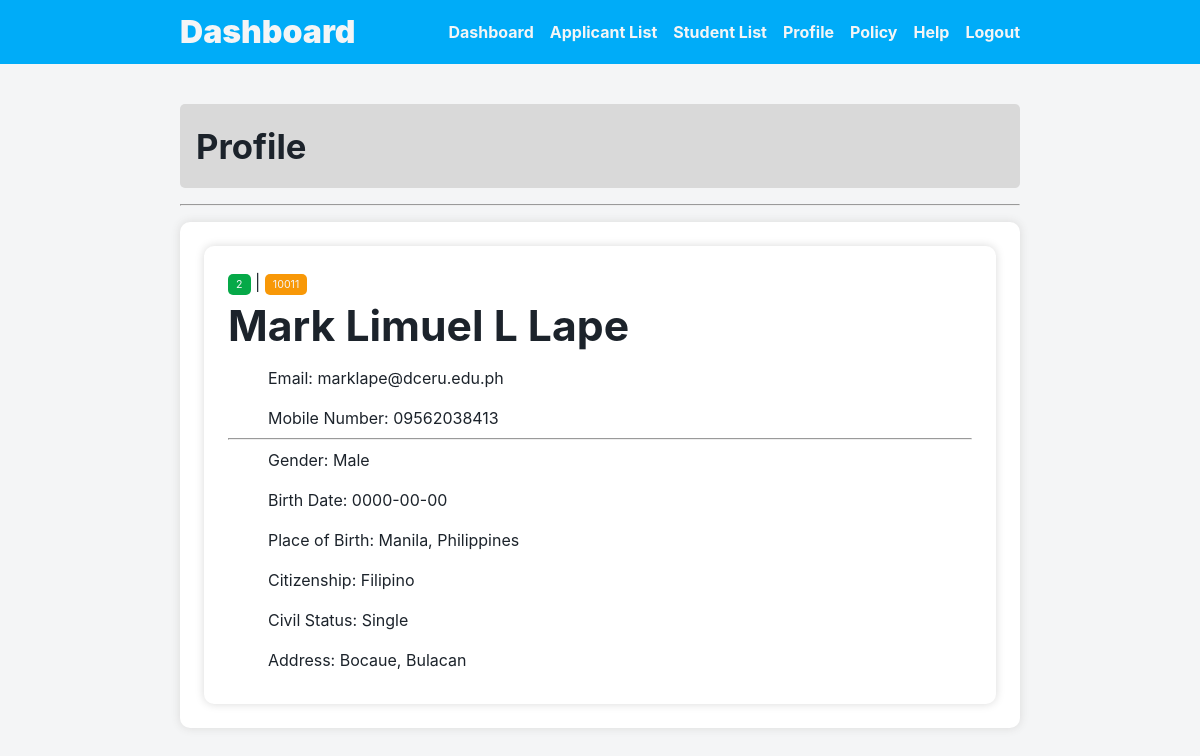
Page /src/modules/dashboard/profile.php?view=2 (signed in) on the committed database.
### tables this page shows
CREATE TABLE `student_info` (
  `Student_ID` int(20) NOT NULL,
  `First_Name` varchar(50) NOT NULL,
  `Last_Name` varchar(50) NOT NULL,
  `Middle_Initial` char(1) NOT NULL,
  `Gender` enum('Male','Female','NoSex','') NOT NULL DEFAULT 'NoSex',
  `Birthdate` date NOT NULL,
  `Place_of_Birth` varchar(100) NOT NULL,
  `Citizenship` varchar(50) NOT NULL,
  `Civil_Status` enum('Single','Married','Divorced','Separated','Widowed') NOT NULL,
  `Mobile_Number` varchar(11) NOT NULL,
  `Email` varchar(100) NOT NULL,
  `Address` varchar(255) NOT NULL,
  `Enrolled` tinyint(1) NOT NULL DEFAULT 0,
  `User_ID` bigint(20) DEFAULT NULL,
  `Status` int(1) NOT NULL
);

### config.php (called while the page is built, shortened)
<?php
$_C2_style_css = '../../../style.css';
$_C2_button_css = '../../css/button.css';
$_C2_forms_css = '../../css/forms.css';
$_C2_icon_css = '../../css/icon.css';
$_C2_module_css = '../../css/module.css';
$_C2_navbar_css = '../../css/navbar.css';

### src/process/session.php (called while the page is built, shortened)
<?php
if (isset($_SESSION['user_id'])) {
    $sql = "SELECT * FROM users WHERE User_ID = {$_SESSION['user_id']}";
    $result = $mysqli->query($sql);
    $user = $result->fetch_assoc();
}

### src/process/action.php (called while the page is built, shortened)
<?php
if (isset($_GET['view'])) {
    $id = $_GET['view'];
    $student = $mysqli->query("SELECT * FROM student_info WHERE Student_ID='$id'") or die("Connection failed:");
    $student_details = $student->fetch_assoc();
}

### src/modules/dashboard/profile.php (the view, shortened to what this page needs)
<?php include '../../../config.php'; ?>
<?php include $_C2_session_php; ?>
<?php include $_C2_action_php; ?>
<!DOCTYPE html>
<html lang="en">
<head>
    <link rel="stylesheet" href="<?php echo $_C2_style_css; ?>">
    <link rel="stylesheet" href="<?php echo $_C2_module_css; ?>">
    <link rel="stylesheet" href="<?php echo $_C2_button_css; ?>">
    <link rel="stylesheet" href="<?php echo $_C2_icon_css; ?>">
    <link rel="stylesheet" href="<?php echo $_C2_navbar_css; ?>">
    <link rel="stylesheet" href="<?php echo $_C2_forms_css; ?>">
</head>
<body>
    <?php if (isset($user)) : ?>
        <?php if ($user['User_Type'] == 'Student') : ?>
            <section class="studentlist1 container">
                <h2 class="page_title ">My Profile</h2>
                <hr class="title_line">
                <section class="profile_details">
                    <ul class="profile_list">
                        <li>
                            <span class="tag safe"><?php echo $user['User_Type'] ?></span> | <span class="tag warning"><?php echo $user['Date_Created'] ?></span>
                        </li>
                        <li>
                            <h1><?php echo $user['First_Name'], " ", $user['Last_Name']; ?></h1>
                        </li>
                        <li>
                            <p><?php echo "Email: ", $user['Email']; ?></p>
                        </li>
                    </ul>
                </section>
            </section>
        <?php elseif ($user['User_Type'] == 'Administrator') : ?>
            <section class="adminlist1 container">
                <h2 class="page_title">Profile</h2>
                <hr class="title_line">
                <section class="profile_details sheet">
                    <ul class="profile_list">
                        <li>
                            <span class="tag safe"><?php echo $student_details['Student_ID']; ?></span> | <span class="tag warning"><?php echo $student_details['User_ID']; ?></span>
                        </li>
                        <li>
                            <h1><?php echo $student_details['First_Name'], " ", $student_details['Middle_Initial'], " ", $student_details['Last_Name']; ?></h1>
                        </li>
                        <li>
                            <p><?php echo "Email: ", $student_details['Email']; ?></p>
                        </li>
                        <li>
                            <p><?php echo "Mobile Number: ", $student_details['Mobile_Number']; ?></p>
                        </li>
                        <hr>
                        <li>
                            <p><?php echo "Gender: ", $student_details['Gender']; ?></p>
                        </li>
                        <li>
                            <p><?php echo "Birth Date: ", $student_details['Birthdate']; ?></p>
                        </li>
                        <li>
                            <p><?php echo "Place of Birth: ", $student_details['Place_of_Birth']; ?></p>
                        </li>
                        <li>
                            <p><?php echo "Citizenship: ", $student_details['Citizenship']; ?></p>
                        </li>
                        <li>
                            <p><?php echo "Civil Status: ", $student_details['Civil_Status']; ?></p>
                        </li>
                        <li>
                            <p><?php echo "Address: ", $student_details['Address']; ?></p>
                        </li>
                    </ul>
                </section>
            </section>
        <?php endif; ?>
    <?php endif; ?>
</body>
</html>

### style.css (style rules this page uses)
*, *::after, *::before { padding: 0; margin: 0; box-sizing: border-box; }
:root { font-family: Inter, system-ui, Avenir, Helvetica, Arial, sans-serif; line-height: 1.5; font-weight: 400; color: var(--black); background-color: var(--white_1); font-synthesis: none; text-rendering: optimizeLegibility; -webkit-font-smoothing: antialiased; -moz-osx-font-smoothing: grayscale; --dark_blue: #003e5d; --mid_blue: #0176aa; --light_blue: #00acf8; --pale_light_blue: #4f9ef8; --green: #06a948; --orange: #f89807; --yellow_orange: #f4bc1c; --red: #ff3b30; --white_1: #f4f5f6; --white_2: #e8ecec; --white_3: #f2f2f2; --light_gray: #d9d9d9; --gray: #1e1e1e; --dark_gray: #1a1a1a; --black: #1c232b; }
body { margin: 0; min-width: 320px; min-height: 100vh; }
h1 { font-size: min(7vw, 32pt); font-weight: 700; }
h2 { font-size: min(6vw, 26pt); font-weight: 700; }
p { font-size: min(4vw, 12pt); }
summary, ul { list-style: none; }
.container { padding: 2.5rem 15vw; }
.sheet { background-color: #fff; padding: 1.5rem; border-radius: 10px; box-shadow: 0 0 10px 0px var(--light_gray); }
.page_title { background-color: var(--light_gray); padding: 1rem; border-radius: 5px; margin-bottom: 1rem; }
.title_line { background-color: var(--gray); margin-bottom: 1rem; }
.tag { background-color: var(--light_gray); padding: 0.25rem 0.5rem; font-size: min(4vw, 8pt); border-radius: 5px; color: var(--white_1); }

### src/css/module.css (style rules this page uses)
.profile_list { width: 100%; background-color: #fff; padding: 1.5rem; border-radius: 10px; box-shadow: 0 0 10px 0px var(--light_gray); }
.profile_list p { padding: 0.5rem 2.5rem; }

### src/css/button.css (style rules this page uses)
.safe { background-color: var(--green); }
.warning { background-color: var(--orange); }

### rows in the picture
student_info: Student_ID "2", User_ID "10011", First_Name "Mark Limuel", Middle_Initial "L", Last_Name "Lape", Email "marklape@dceru.edu.ph", Mobile_Number "09562038413", Gender "Male", Birthdate "0000-00-00", Place_of_Birth "Manila, Philippines", Citizenship "Filipino", Civil_Status "Single", Address "Bocaue, Bulacan"

### other values in the picture
$navbar_2_item['title'] "Dashboard"
$navbar_2_item['title'] "Applicant List"
$navbar_2_item['title'] "Student List"
$navbar_2_item['title'] "Profile"
$navbar_2_item['title'] "Policy"
$navbar_2_item['title'] "Help"
$navbar_2_item['title'] "Logout"
